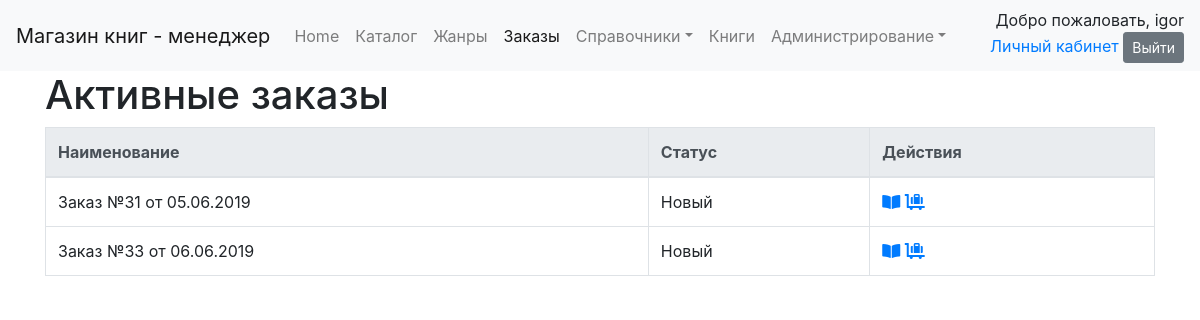
The app's page /order/ (signed in), older data.
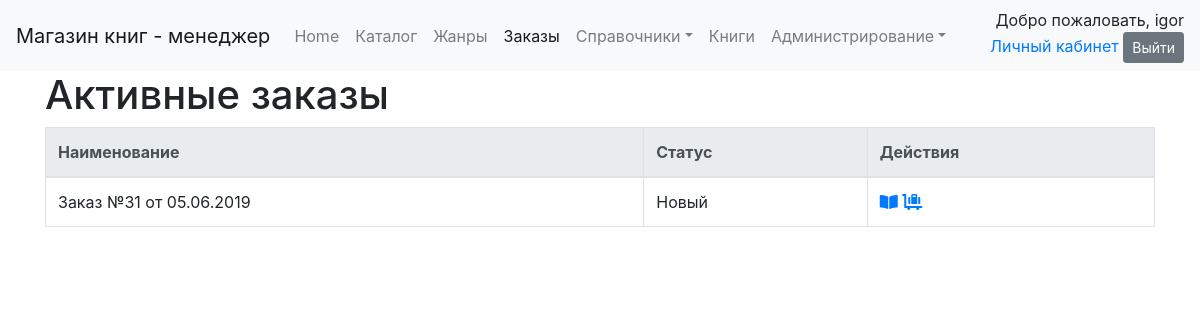
The same page, newer data.
### orderapp/models.py (models this page shows, shortened)
class Order(models.Model):
    cart = models.ForeignKey(Cart, on_delete=models.PROTECT, verbose_name='корзина', related_name='order',
                             related_query_name='order')
    status = models.ForeignKey(OrderStatus, on_delete=models.PROTECT, verbose_name='статус', related_name='order',
                               related_query_name='order')
    name = models.CharField(verbose_name='имя', max_length=50, help_text='Как к вам обращаться?')
    phone = models.CharField(max_length=15, verbose_name='телефон', help_text='Телефон для связи: +375(29)000-00-00')
    email = models.EmailField(verbose_name='email', blank=True, null=True,
                              help_text='Электронная почта: example@domain.com')
    delivery_adress = models.TextField(verbose_name='Адрес доставки',
                                       help_text='Пример: г. Минск, ул. Звездная, д. 1, кв. 7')
    comments = models.TextField(verbose_name='комментарий', blank=True, null=True)
    date_create = models.DateTimeField("Дата создания", auto_now_add=True, )
    date_update = models.DateTimeField("Дата последнего изменения", auto_now=True)
    user_comments = GenericRelation(Comment, related_query_name='order')
    def __str__(self):
        return "Заказ №" + str(self.pk) + " от " + self.date_create.strftime("%d.%m.%Y")
    def get_active_detail_url(self):
        return reverse_lazy('order_active_detail', kwargs={'pk': self.pk})
    def get_change_status_url(self):
        return reverse_lazy('order_change_status', kwargs={'pk': self.pk})
    class Meta:
        verbose_name = 'заказ'
        verbose_name_plural = 'заказы'
        permissions = [('manager', 'is_manager'), ]

### dimensionsapp/models.py (models this page shows, shortened)
class Dimension(models.Model):
    name = models.CharField("Наименование", max_length=50, unique=True)
    description = models.TextField("Описание", blank=True, )
    class Meta:
        abstract = True
        ordering = ['name']

class OrderStatus(Dimension):
    class Meta(Dimension.Meta):
        verbose_name = 'статус заказа'
        verbose_name_plural = 'статусы заказа'

### orderapp/views.py (the view)
# urls.py: path('', ManagerOrderActiveListView.as_view(), name='order_active_list'),
class ManagerOrderActiveListView(ManagerOrderListView):
    template_name = 'orderapp/order_active_list.html'
    def get_queryset(self):
        return super().get_queryset().filter(Q(status=order_status_new) | Q(status=order_status_complect)).\
            order_by('pk')

### orderapp/templates/orderapp/order_active_list.html (shortened to what this page needs)
{% extends 'dimension_list.html' %}
{% block header %}<h1>Активные заказы</h1>{% endblock %}
{% block navbar %}
    {% include 'navbar.html' with active="order" %}
{% endblock %}
{% block list_header %}
    <th>Наименование</th>
    <th>Статус</th>
{% endblock %}
{% block list_element %}
    <td>{{ object }}</td>
    <td>{{ object.status.name }}</td>
{% endblock %}
{% block actions %}
    <td>
        <a href="{% block  url_view %}{{ object.get_active_detail_url }}{% endblock %}"
           title="Посмотреть"><i class="fas fa-book-open"></i></a>
        <a href="{% block  url_delete %}{{ object.get_change_status_url }}{% endblock %}"
           title="Изменить статус"><i class="fas fa-luggage-cart"></i></a>
    </td>
{% endblock %}

### templates/dimension_list.html (shortened to what this page needs)
{% extends 'base.html' %}
{% load static %}
{% load crispy_forms_tags %}
{% load paginator_page %}
{% block body %}
    <div class="container">
        <div class="row align-items-center">
            <div class="col-auto">
                {% block header %}{% endblock %}
            </div>
        </div>
        <table class="table table-bordered">
            {% block dimension_list %}
                <thead class="thead-light">
                <tr>
                    {% block list_header %}{% endblock %}
                    <th>Действия</th>
                </tr>
                </thead>
                <tbody>
                {% for object in object_list %}
                    <tr>
                        {% block list_element %}{% endblock %}
                        {% block actions %}{% endblock %}
                    </tr>
                {% endfor %}
                </tbody>
            {% endblock %}
        </table>
    </div>
{% endblock body %}

Row changes from the older to the newer data that the page shows:
no longer on this page (row edited): Order: id+date_create "Заказ №33 от 06.06.2019", status.name "Новый"
